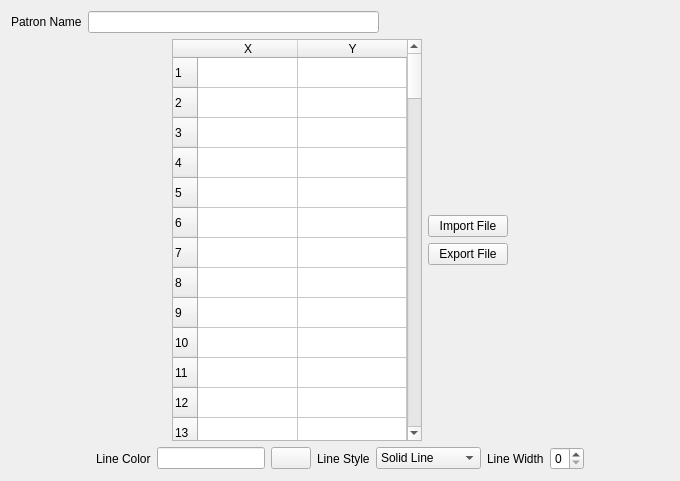
<?xml version="1.0" encoding="UTF-8"?>
<ui version="4.0">
 <class>CurvesXYPatronEditor</class>
 <widget class="QWidget" name="CurvesXYPatronEditor">
  <property name="geometry">
   <rect>
    <x>0</x>
    <y>0</y>
    <width>680</width>
    <height>481</height>
   </rect>
  </property>
  <property name="windowTitle">
   <string>Form</string>
  </property>
  <layout class="QVBoxLayout" name="verticalLayout_2">
   <item>
    <layout class="QHBoxLayout" name="horizontalLayout_3">
     <item>
      <widget class="QLabel" name="label_3">
       <property name="text">
        <string>Patron Name</string>
       </property>
      </widget>
     </item>
     <item>
      <widget class="QLineEdit" name="nameLineEdit"/>
     </item>
     <item>
      <spacer name="horizontalSpacer_5">
       <property name="orientation">
        <enum>Qt::Horizontal</enum>
       </property>
       <property name="sizeHint" stdset="0">
        <size>
         <width>40</width>
         <height>20</height>
        </size>
       </property>
      </spacer>
     </item>
    </layout>
   </item>
   <item>
    <layout class="QHBoxLayout" name="horizontalLayout_2">
     <item>
      <spacer name="horizontalSpacer_2">
       <property name="orientation">
        <enum>Qt::Horizontal</enum>
       </property>
       <property name="sizeHint" stdset="0">
        <size>
         <width>40</width>
         <height>20</height>
        </size>
       </property>
      </spacer>
     </item>
     <item>
      <widget class="QTableWidget" name="tableWidget">
       <property name="minimumSize">
        <size>
         <width>250</width>
         <height>0</height>
        </size>
       </property>
       <property name="maximumSize">
        <size>
         <width>250</width>
         <height>16777215</height>
        </size>
       </property>
       <property name="horizontalScrollBarPolicy">
        <enum>Qt::ScrollBarAlwaysOff</enum>
       </property>
       <property name="rowCount">
        <number>100</number>
       </property>
       <attribute name="horizontalHeaderStretchLastSection">
        <bool>true</bool>
       </attribute>
       <row/>
       <row/>
       <row/>
       <row/>
       <row/>
       <row/>
       <row/>
       <row/>
       <row/>
       <row/>
       <row/>
       <row/>
       <row/>
       <row/>
       <row/>
       <row/>
       <row/>
       <row/>
       <row/>
       <row/>
       <row/>
       <row/>
       <row/>
       <row/>
       <row/>
       <row/>
       <row/>
       <row/>
       <row/>
       <row/>
       <row/>
       <row/>
       <row/>
       <row/>
       <row/>
       <row/>
       <row/>
       <row/>
       <row/>
       <row/>
       <row/>
       <row/>
       <row/>
       <row/>
       <row/>
       <row/>
       <row/>
       <row/>
       <row/>
       <row/>
       <row/>
       <row/>
       <row/>
       <row/>
       <row/>
       <row/>
       <row/>
       <row/>
       <row/>
       <row/>
       <row/>
       <row/>
       <row/>
       <row/>
       <row/>
       <row/>
       <row/>
       <row/>
       <row/>
       <row/>
       <row/>
       <row/>
       <row/>
       <row/>
       <row/>
       <row/>
       <row/>
       <row/>
       <row/>
       <row/>
       <row/>
       <row/>
       <row/>
       <row/>
       <row/>
       <row/>
       <row/>
       <row/>
       <row/>
       <row/>
       <row/>
       <row/>
       <row/>
       <row/>
       <row/>
       <row/>
       <row/>
       <row/>
       <row/>
       <row/>
       <column>
        <property name="text">
         <string>X</string>
        </property>
       </column>
       <column>
        <property name="text">
         <string>Y</string>
        </property>
       </column>
      </widget>
     </item>
     <item>
      <layout class="QVBoxLayout" name="verticalLayout">
       <item>
        <spacer name="verticalSpacer">
         <property name="orientation">
          <enum>Qt::Vertical</enum>
         </property>
         <property name="sizeHint" stdset="0">
          <size>
           <width>20</width>
           <height>40</height>
          </size>
         </property>
        </spacer>
       </item>
       <item>
        <widget class="QPushButton" name="importPushButton">
         <property name="text">
          <string>Import File</string>
         </property>
        </widget>
       </item>
       <item>
        <widget class="QPushButton" name="exportPushButton">
         <property name="text">
          <string>Export File</string>
         </property>
        </widget>
       </item>
       <item>
        <spacer name="verticalSpacer_2">
         <property name="orientation">
          <enum>Qt::Vertical</enum>
         </property>
         <property name="sizeHint" stdset="0">
          <size>
           <width>20</width>
           <height>40</height>
          </size>
         </property>
        </spacer>
       </item>
      </layout>
     </item>
     <item>
      <spacer name="horizontalSpacer_3">
       <property name="orientation">
        <enum>Qt::Horizontal</enum>
       </property>
       <property name="sizeHint" stdset="0">
        <size>
         <width>40</width>
         <height>20</height>
        </size>
       </property>
      </spacer>
     </item>
    </layout>
   </item>
   <item>
    <layout class="QHBoxLayout" name="horizontalLayout">
     <item>
      <spacer name="horizontalSpacer_4">
       <property name="orientation">
        <enum>Qt::Horizontal</enum>
       </property>
       <property name="sizeHint" stdset="0">
        <size>
         <width>40</width>
         <height>20</height>
        </size>
       </property>
      </spacer>
     </item>
     <item>
      <widget class="QLabel" name="label">
       <property name="text">
        <string>Line Color</string>
       </property>
      </widget>
     </item>
     <item>
      <widget class="ColorLineEdit" name="colorLineEdit"/>
     </item>
     <item>
      <widget class="QPushButton" name="colorPushButton">
       <property name="text">
        <string/>
       </property>
       <property name="icon">
        <iconset resource="../../ui/resources/icons/icons.qrc">
         <normaloff>:/icons8_paint_palette_50px.png</normaloff>:/icons8_paint_palette_50px.png</iconset>
       </property>
      </widget>
     </item>
     <item>
      <widget class="QLabel" name="label_2">
       <property name="text">
        <string>Line Style</string>
       </property>
      </widget>
     </item>
     <item>
      <widget class="QComboBox" name="lineStyleComboBox">
       <item>
        <property name="text">
         <string>Solid Line</string>
        </property>
       </item>
       <item>
        <property name="text">
         <string>Dash Line</string>
        </property>
       </item>
       <item>
        <property name="text">
         <string>Dot Line</string>
        </property>
       </item>
       <item>
        <property name="text">
         <string>DashDot Line</string>
        </property>
       </item>
      </widget>
     </item>
     <item>
      <widget class="QLabel" name="label_4">
       <property name="text">
        <string>Line Width</string>
       </property>
      </widget>
     </item>
     <item>
      <widget class="QSpinBox" name="lineWidhtSpinBox">
       <property name="maximum">
        <number>4</number>
       </property>
      </widget>
     </item>
     <item>
      <spacer name="horizontalSpacer">
       <property name="orientation">
        <enum>Qt::Horizontal</enum>
       </property>
       <property name="sizeHint" stdset="0">
        <size>
         <width>40</width>
         <height>20</height>
        </size>
       </property>
      </spacer>
     </item>
    </layout>
   </item>
  </layout>
 </widget>
 <customwidgets>
  <customwidget>
   <class>ColorLineEdit</class>
   <extends>QLineEdit</extends>
   <header>common/color_line_edit.h</header>
  </customwidget>
 </customwidgets>
 <resources>
  <include location="../../ui/resources/icons/icons.qrc"/>
 </resources>
 <connections/>
</ui>
